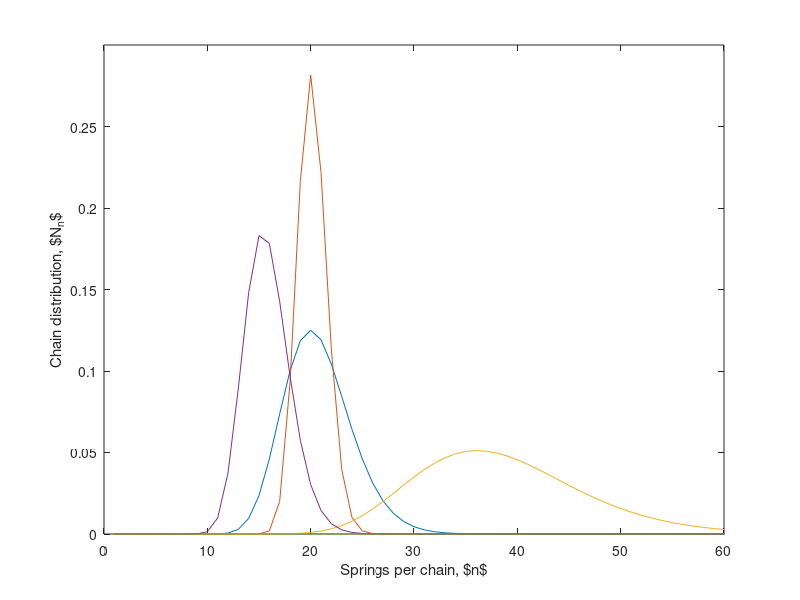

Write the MATLAB code that produced this figure.
% Generate fig 7a
% Analytic equilibrium distributions for abundant supply

clear;
load('EqlData_Abundant.mat')

figure(1)
plot(spring0(:,1:100)')
xlabel('Springs per chain, $n$')
ylabel('Chain distribution, $N_n$')
axis([0 60 0 0.3])
